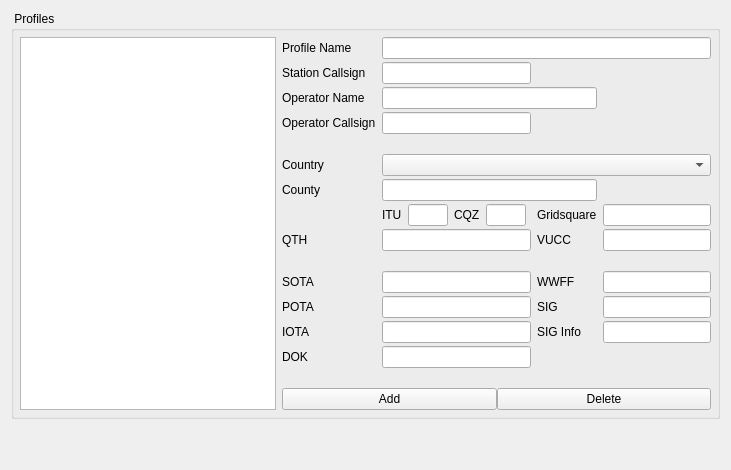
     <widget class="QWidget" name="stationTab">
      <attribute name="title">
       <string>Station</string>
      </attribute>
      <layout class="QGridLayout" name="gridLayout_2">
       <item row="0" column="0">
        <widget class="QGroupBox" name="stationProfileGroup">
         <property name="title">
          <string> Profiles</string>
         </property>
         <layout class="QGridLayout" name="gridLayout_4">
          <property name="leftMargin">
           <number>6</number>
          </property>
          <property name="topMargin">
           <number>6</number>
          </property>
          <property name="rightMargin">
           <number>6</number>
          </property>
          <property name="bottomMargin">
           <number>6</number>
          </property>
          <property name="horizontalSpacing">
           <number>6</number>
          </property>
          <property name="verticalSpacing">
           <number>3</number>
          </property>
          <item row="10" column="1">
           <widget class="QLabel" name="stationSOTALabel">
            <property name="text">
             <string>SOTA</string>
            </property>
           </widget>
          </item>
          <item row="12" column="1">
           <widget class="QLabel" name="stationIOTALabel">
            <property name="text">
             <string>IOTA</string>
            </property>
           </widget>
          </item>
          <item row="10" column="2">
           <widget class="QLineEdit" name="stationSOTAEdit">
            <property name="toolTip">
             <string>SOTA (Optional parameter)</string>
            </property>
           </widget>
          </item>
          <item row="11" column="4">
           <widget class="QLineEdit" name="stationSIGEdit">
            <property name="toolTip">
             <string>SIG (Optional parameter).</string>
            </property>
           </widget>
          </item>
          <item row="7" column="2">
           <layout class="QHBoxLayout" name="horizontalLayout_31">
            <property name="spacing">
             <number>6</number>
            </property>
            <property name="bottomMargin">
             <number>0</number>
            </property>
            <item>
             <widget class="QLabel" name="stationITULabel">
              <property name="sizePolicy">
               <sizepolicy hsizetype="Maximum" vsizetype="Preferred">
                <horstretch>0</horstretch>
                <verstretch>0</verstretch>
               </sizepolicy>
              </property>
              <property name="text">
               <string>ITU</string>
              </property>
             </widget>
            </item>
            <item>
             <widget class="QLineEdit" name="stationITUEdit">
              <property name="maximumSize">
               <size>
                <width>40</width>
                <height>16777215</height>
               </size>
              </property>
             </widget>
            </item>
            <item>
             <widget class="QLabel" name="stationCQZLabel">
              <property name="sizePolicy">
               <sizepolicy hsizetype="Minimum" vsizetype="Preferred">
                <horstretch>0</horstretch>
                <verstretch>0</verstretch>
               </sizepolicy>
              </property>
              <property name="text">
               <string>CQZ</string>
              </property>
             </widget>
            </item>
            <item>
             <widget class="QLineEdit" name="stationCQZEdit">
              <property name="maximumSize">
               <size>
                <width>40</width>
                <height>16777215</height>
               </size>
              </property>
             </widget>
            </item>
            <item>
             <spacer name="horizontalSpacer">
              <property name="orientation">
               <enum>Qt::Horizontal</enum>
              </property>
              <property name="sizeHint" stdset="0">
               <size>
                <width>5</width>
                <height>5</height>
               </size>
              </property>
             </spacer>
            </item>
           </layout>
          </item>
          <item row="6" column="1">
           <widget class="QLabel" name="stationCountyLabel">
            <property name="text">
             <string>County</string>
            </property>
           </widget>
          </item>
          <item row="12" column="2">
           <widget class="QLineEdit" name="stationIOTAEdit">
            <property name="toolTip">
             <string>IOTA  (Optional parameter)</string>
            </property>
           </widget>
          </item>
          <item row="8" column="2">
           <widget class="QLineEdit" name="stationQTHEdit">
            <property name="toolTip">
             <string>QTH Name (Optional parameter)</string>
            </property>
           </widget>
          </item>
          <item row="10" column="4">
           <widget class="QLineEdit" name="stationWWFFEdit">
            <property name="toolTip">
             <string>World Wide Flora &amp; Fauna (Optional parameter)</string>
            </property>
           </widget>
          </item>
          <item row="14" column="1">
           <widget class="QLabel" name="label_5">
            <property name="text">
             <string/>
            </property>
           </widget>
          </item>
          <item row="2" column="2" colspan="2">
           <widget class="QLineEdit" name="stationOperatorEdit">
            <property name="toolTip">
             <string>Operator name (Optional parameter)</string>
            </property>
           </widget>
          </item>
          <item row="11" column="1">
           <widget class="QLabel" name="stationPOTALabel">
            <property name="text">
             <string>POTA</string>
            </property>
           </widget>
          </item>
          <item row="8" column="4">
           <widget class="QLineEdit" name="stationVUCCEdit">
            <property name="toolTip">
             <string>VUCC  Grids (Optional parameter). Ex. EN98,FM08,EM97,FM07</string>
            </property>
            <property name="inputMask">
             <string/>
            </property>
           </widget>
          </item>
          <item row="5" column="1">
           <widget class="QLabel" name="label_7">
            <property name="text">
             <string>Country</string>
            </property>
           </widget>
          </item>
          <item row="6" column="2" colspan="2">
           <widget class="QLineEdit" name="stationCountyEdit">
            <property name="toolTip">
             <string>Station County Location (Optional parameter)</string>
            </property>
           </widget>
          </item>
          <item row="12" column="3">
           <widget class="QLabel" name="stationSIGInfoLabel">
            <property name="text">
             <string>SIG Info</string>
            </property>
           </widget>
          </item>
          <item row="4" column="1">
           <widget class="QLabel" name="label_8">
            <property name="text">
             <string/>
            </property>
           </widget>
          </item>
          <item row="7" column="4">
           <widget class="QLineEdit" name="stationLocatorEdit">
            <property name="toolTip">
             <string>Station Gridsquare (Mandatory parameter)</string>
            </property>
            <property name="text">
             <string/>
            </property>
            <property name="maxLength">
             <number>12</number>
            </property>
           </widget>
          </item>
          <item row="8" column="1">
           <widget class="QLabel" name="stationQTHLabel">
            <property name="text">
             <string>QTH</string>
            </property>
           </widget>
          </item>
          <item row="9" column="1">
           <widget class="QLabel" name="label_2">
            <property name="text">
             <string/>
            </property>
           </widget>
          </item>
          <item row="0" column="1">
           <widget class="QLabel" name="stationProfileNameLabel">
            <property name="text">
             <string>Profile Name</string>
            </property>
           </widget>
          </item>
          <item row="10" column="3">
           <widget class="QLabel" name="stationWWFFLabel">
            <property name="text">
             <string>WWFF</string>
            </property>
           </widget>
          </item>
          <item row="0" column="0" rowspan="16">
           <widget class="QListView" name="stationProfilesListView">
            <property name="focusPolicy">
             <enum>Qt::NoFocus</enum>
            </property>
            <property name="contextMenuPolicy">
             <enum>Qt::NoContextMenu</enum>
            </property>
            <property name="toolTip">
             <string>List of all available Station Profiles</string>
            </property>
            <property name="editTriggers">
             <set>QAbstractItemView::NoEditTriggers</set>
            </property>
           </widget>
          </item>
          <item row="12" column="4">
           <widget class="QLineEdit" name="stationSIGInfoEdit">
            <property name="toolTip">
             <string>SIG Information (Optional parameter)</string>
            </property>
            <property name="text">
             <string/>
            </property>
           </widget>
          </item>
          <item row="0" column="2" colspan="3">
           <widget class="QLineEdit" name="stationProfileNameEdit">
            <property name="toolTip">
             <string>Profile name that is used as the alias for the Callsign, Gridsquare, Operator name, and QTH (required parameter) </string>
            </property>
           </widget>
          </item>
          <item row="5" column="2" colspan="3">
           <widget class="QComboBox" name="stationCountryCombo"/>
          </item>
          <item row="11" column="2">
           <widget class="QLineEdit" name="stationPOTAEdit"/>
          </item>
          <item row="1" column="2">
           <widget class="QLineEdit" name="stationCallsignEdit">
            <property name="toolTip">
             <string>Callsign (Mandatory parameter)</string>
            </property>
            <property name="text">
             <string/>
            </property>
            <property name="maxLength">
             <number>25</number>
            </property>
           </widget>
          </item>
          <item row="3" column="2">
           <widget class="QLineEdit" name="stationOperatorCallsignEdit">
            <property name="toolTip">
             <string>Callsign of operator (Optional parameter, if different from station callsign)</string>
            </property>
           </widget>
          </item>
          <item row="2" column="1">
           <widget class="QLabel" name="stationOperatorLabel">
            <property name="text">
             <string>Operator Name</string>
            </property>
           </widget>
          </item>
          <item row="8" column="3">
           <widget class="QLabel" name="stationVUCCLabel">
            <property name="text">
             <string>VUCC</string>
            </property>
           </widget>
          </item>
          <item row="1" column="1">
           <widget class="QLabel" name="stationCallsignLabel">
            <property name="text">
             <string>Station Callsign</string>
            </property>
           </widget>
          </item>
          <item row="7" column="3">
           <widget class="QLabel" name="stationLocatorLabel">
            <property name="text">
             <string>Gridsquare</string>
            </property>
           </widget>
          </item>
          <item row="11" column="3">
           <widget class="QLabel" name="stationSIGLabel">
            <property name="text">
             <string>SIG</string>
            </property>
           </widget>
          </item>
          <item row="3" column="1">
           <widget class="QLabel" name="label">
            <property name="text">
             <string>Operator Callsign</string>
            </property>
           </widget>
          </item>
          <item row="15" column="1" colspan="4">
           <layout class="QHBoxLayout" name="horizontalLayout_12">
            <item>
             <widget class="QPushButton" name="stationAddProfileButton">
              <property name="text">
               <string>Add</string>
              </property>
             </widget>
            </item>
            <item>
             <widget class="QPushButton" name="stationDelProfileButton">
              <property name="text">
               <string>Delete</string>
              </property>
             </widget>
            </item>
           </layout>
          </item>
          <item row="13" column="1">
           <widget class="QLabel" name="stationDarcDokLabel">
            <property name="text">
             <string>DOK</string>
            </property>
           </widget>
          </item>
          <item row="13" column="2">
           <widget class="QLineEdit" name="stationDarcDokEdit"/>
          </item>
         </layout>
        </widget>
       </item>
       <item row="1" column="0">
        <spacer name="verticalSpacer_4">
         <property name="orientation">
          <enum>Qt::Vertical</enum>
         </property>
         <property name="sizeHint" stdset="0">
          <size>
           <width>20</width>
           <height>40</height>
          </size>
         </property>
        </spacer>
       </item>
      </layout>
     </widget>
